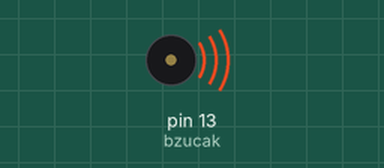
A sketch run on a simulated Arduino Uno, built with avr-gcc and run on an emulated ATmega328P. Shown: buzzer (waves = sounding).

Above: at 0.1 s.
At 2.1 s:
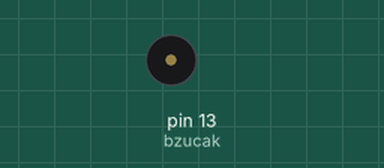
Timing chart, 0 to 3.6 s (numbered marks = the images above):
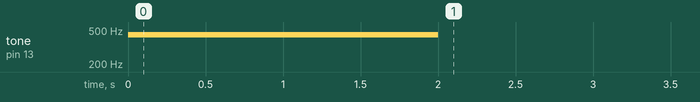

Measured:
- by itself, tone on pin 13 (bzucak): silent → 440 Hz at 0.00 s, → silent 2.0 s later

The sketch:

_04_piezzo_bzucak_tone_3_parametry.ino
```cpp
const int bzucak=13;


void setup() {
   pinMode(bzucak, OUTPUT);
   tone(bzucak, 440, 2000);
}


void loop() {

}
```
